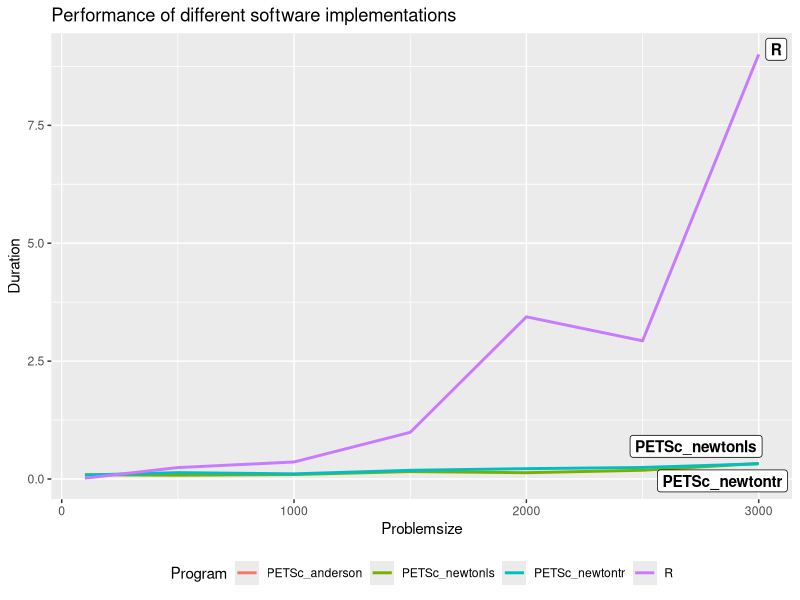

R code for this plot:
## ---- chunk 1
library(knitr)
knitr::opts_chunk$set(cache = TRUE)
options(xtable.comment = FALSE)
library(rmarkdown)
library(data.table)
library(ggplot2)
library(ggrepel)
## ---- chunk 2
pcres <- fread("PerfComp_results.csv", fill = TRUE)
pcres.names <- c("Program", "Convergence", "Residual", "Problemsize",
                 "Iterations", "NumberProcesses", "Duration")
setnames(pcres, paste0("V", 1:7), pcres.names)
pcres[Program == "PETSc", Program := paste0(Program, "_", V14)]
pcres <- pcres[Residual < 0.001, pcres.names, with = FALSE]

pcres.mean <- pcres[, lapply(.SD, mean),
                    by = .(Program, Problemsize, NumberProcesses),
                    .SDcols = c("Duration", "Residual", "Iterations")]
## ---- chunk 3
p <- ggplot(pcres.mean, aes(x = Problemsize, y = Duration))
p <- p + geom_line(aes(colour = Program), size = 1)
p <- p + geom_label_repel(data = pcres.mean[Problemsize == 3000, ],
                          aes(label = Program), #fill = Program),
                              fontface = "bold",
                              color = "black")
p <- p + ggtitle("Performance of different software implementations")
p <- p + theme(legend.position = "bottom")
p
